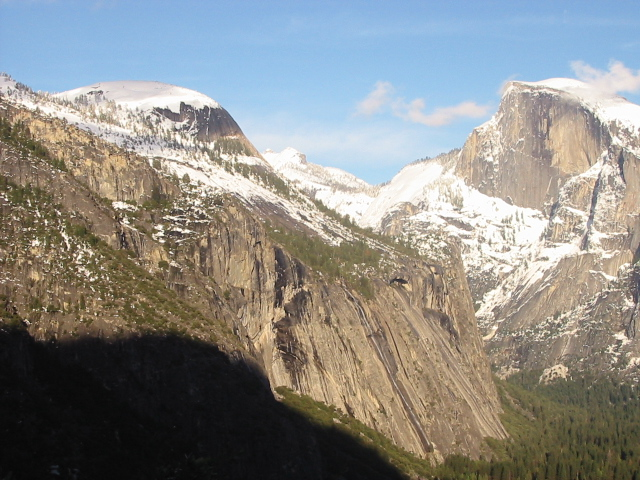
#> input picture UTA_Projects/Computer Vision/assignment_2/yosemite1.jpg, 640 x 480 px
$ python keypoint_matching.py
#> lines starting #> are read from the running program, lines starting #| are printed output that depends on the picture
import matplotlib.pyplot as plt
import numpy as np
import cv2

def extract_keypoints(img_gray):
    # Initialize SIFT detector
    sift = cv2.SIFT_create()  # Use SIFT_create() for feature extraction

    # Detect keypoints and compute descriptors
    keypoints, descriptors = sift.detectAndCompute(img_gray, None)
    return keypoints, descriptors

def match_keypoints(descriptors1, descriptors2, ratio=0.8):
    # Initialize Brute Force Matcher
    bf = cv2.BFMatcher()

    # Perform knn matching to find two nearest matches for each descriptor
    matches = bf.knnMatch(descriptors1, descriptors2, k=2)

    # Apply ratio test to find good matches
    good_matches = [m for m, n in matches if m.distance < ratio * n.distance]
    return good_matches

# Load images
img1 = cv2.imread('yosemite1.jpg')
#> img1 is the input picture: shape (480, 640, 3); mean B, G, R 135.4, 139.3, 139.5
img1_RGB = cv2.cvtColor(img1, cv2.COLOR_BGR2RGB)
img1_gray = cv2.cvtColor(img1, cv2.COLOR_BGR2GRAY)
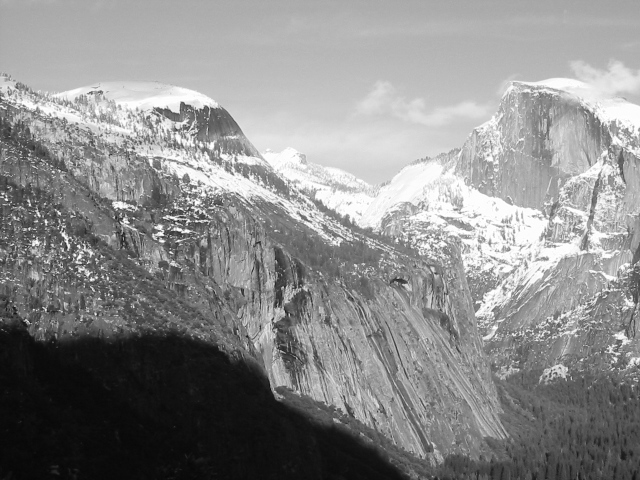
#> img1_gray: shape (480, 640); min 6, max 255, mean 138.9

img2 = cv2.imread('yosemite2.jpg')
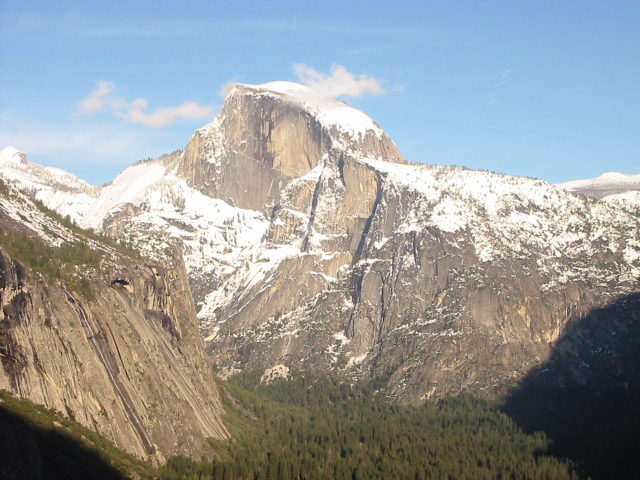
#> input picture UTA_Projects/Computer Vision/assignment_2/yosemite2.jpg, 640 x 480 px
#> img2 is the input picture: shape (480, 640, 3); mean B, G, R 155.6, 155.5, 151.7
img2_RGB = cv2.cvtColor(img2, cv2.COLOR_BGR2RGB)
img2_gray = cv2.cvtColor(img2, cv2.COLOR_BGR2GRAY)
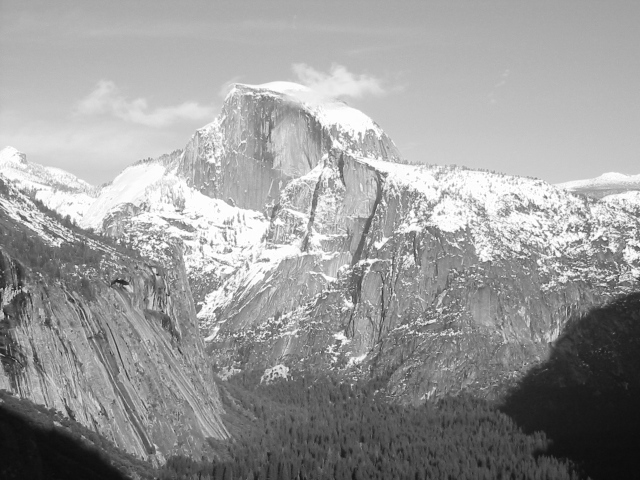
#> img2_gray: shape (480, 640); min 11, max 255, mean 154.4

# Extract keypoints and descriptors
keypoints1, descriptors1 = extract_keypoints(img1_gray)
#> in extract_keypoints, `keypoints, descriptors = sift.detectAndCompute(img_gray, None)`: keypoints = 2504 keypoints; strongest (x, y, size): (6, 199, 1.9), (78, 246, 2.1), (74, 255, 1.9), (46, 222, 2.2)
#> keypoints1 has the same summary as keypoints in extract_keypoints
keypoints2, descriptors2 = extract_keypoints(img2_gray)
#> in extract_keypoints (call 2), `keypoints, descriptors = sift.detectAndCompute(img_gray, None)`: keypoints = 2343 keypoints; strongest (x, y, size): (604, 239, 2.2), (545, 197, 2.2), (573, 230, 1.9), (118, 241, 2.2)
#> keypoints2 has the same summary as keypoints in extract_keypoints

# Match keypoints
good_matches = match_keypoints(descriptors1, descriptors2)
#> in match_keypoints, `matches = bf.knnMatch(descriptors1, descriptors2, k=2)`: matches = 2504 matches
#> in match_keypoints, `good_matches = [m for m, n in matches if m.distance < ratio * n.distan..`: good_matches = 947 matches
#> good_matches = 947 matches

# Draw matches
result = cv2.drawMatches(img1_RGB, keypoints1, img2_RGB, keypoints2, good_matches, None, flags=cv2.DrawMatchesFlags_NOT_DRAW_SINGLE_POINTS)
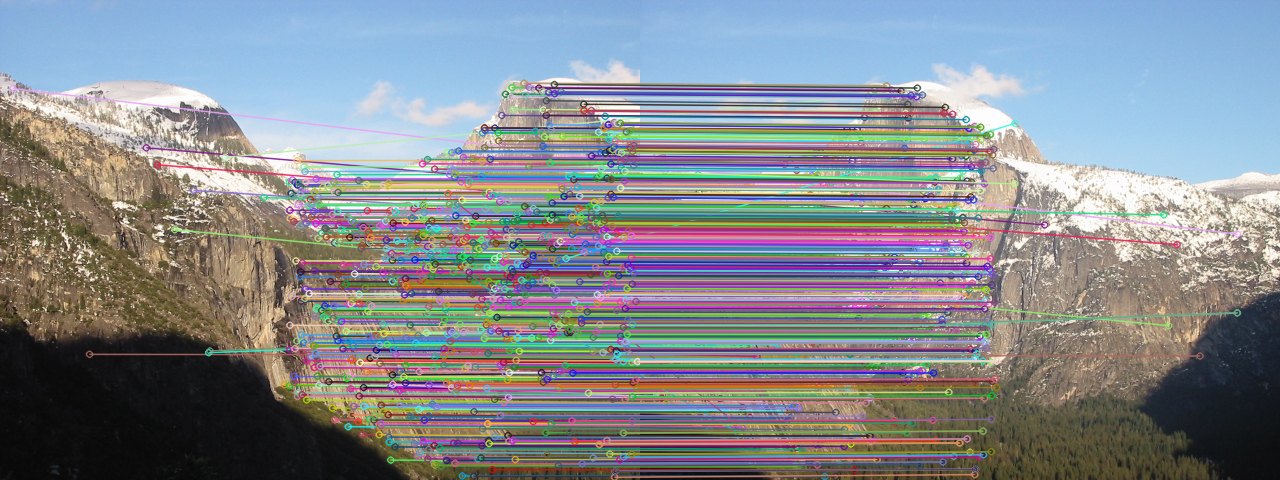
#> result: shape (480, 1280, 3); mean R, G, B 132.5, 137.3, 142.4

# Display the final result
plt.figure(figsize=(15, 7))
plt.imshow(result)
plt.axis('off')
plt.show()
